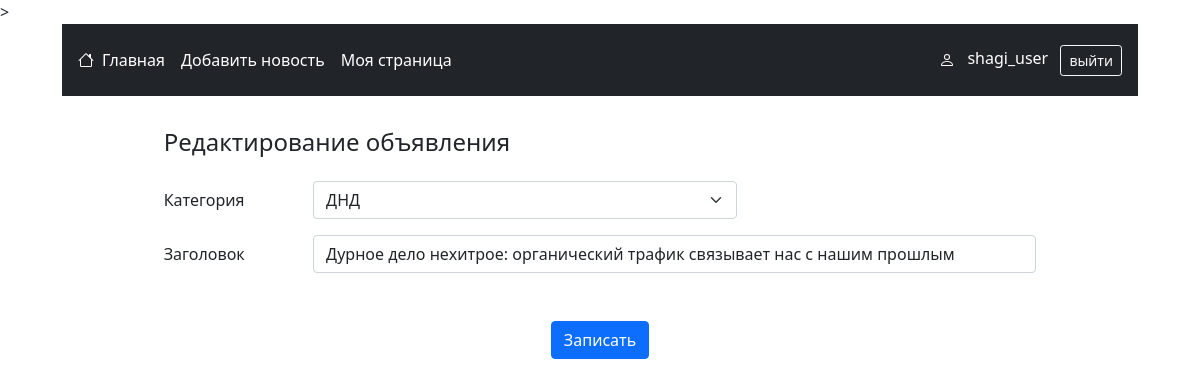
The app's page /update/14 (signed in) with its own data.
### advert/models.py (models this page shows, shortened)
class Advert(models.Model):
    category = models.CharField(choices=CATEGORY_CHOICES, max_length=50,
                                null=False, blank=False, verbose_name='Категория')
    title = models.CharField(max_length=255, null=False, blank=False,
                             verbose_name='Заголовок объявления')
    text = tinymce_models.HTMLField(max_length=4000, null=False, blank=False,
                                    verbose_name='Текст объявления')
    created_at = models.DateTimeField(auto_now_add=True,
                                      verbose_name='Время создания объявления')
    author = models.ForeignKey(User, on_delete=models.CASCADE, null=False,
                               blank=False, verbose_name='Автор объявления')
    class Meta:
        verbose_name = "Объявление"
        verbose_name_plural = "Объявления"
        ordering = ['-created_at']

### advert/views.py (the view)
# urls.py: path('update/<int:pk>', UpdateAdvert.as_view(), name = 'update_advert'),
class UpdateAdvert(EditAdvert, UserPassesTestMixin, UpdateView):
    extra_context = {'title': 'Редактирование объявления'}
    success_message = 'Объявление успешно изменено !'
    def get_object(self, **kwargs):
        return get_object_or_404(Advert, pk=self.kwargs.get('pk'))
    def test_func(self):
        return self.request.user == self.get_object().author

### advert/forms.py
class AdvertForm(forms.ModelForm):
    class Meta():
        model = Advert
        fields = ( 'category', 'title', 'text', 'author')
        widgets = {
            'category': forms.Select(attrs={'class': 'form-select'}),
            'title': forms.TextInput(attrs={'class': 'form-control', 'placeholder': "Введите заголовок новости ..."}),
            'text': TinyMCE(),
            'author': forms.HiddenInput(),
        }
    def __init__(self,  *args, author=None, **kwargs):
        super(AdvertForm, self).__init__(*args, **kwargs)
        if author:
            self.initial['author'] = author

### advert/templates/advert/edit_advert.html (shortened to what this page needs)
{% extends 'layout.html' %}
{% load static %}
{% block content %}
    <main class="container">
        <div class='row justify-content-center'>
            <form method="POST" class='col-md-10'>
                <h4 class="my-4">{{ title }}</h4>
                <div class="row mb-3">
                    <label class="col-sm-2 col-form-label">Категория</label>
                    <div class="col-sm-6">
                    {{ form.category }}
                    </div>
                </div>
                <div class="row mb-3">
                    <label class="col-sm-2 col-form-label">Заголовок</label>
                    <div class="col-sm-10">
                    {{ form.title }}
                    </div>
                </div>
                <div class="container mt-5 d-flex justify-content-center gap-2">
                    <button type="submit" class="btn btn-primary">Записать</button>
                </div>
            </form>
        </div>
    </main>
{% endblock content %}

### templates/layout.html (shortened to what this page needs)
<!doctype html>
<html lang="ru">
  <head>
    <link href="https://cdn.jsdelivr.net/npm/bootstrap@5.0.2/dist/css/bootstrap.min.css" rel="stylesheet">>
  </head>
  <body>
    <main class="container col-11">
        <nav class="navbar sticky-top p-3 bg-dark text-white">
          <div class="col col-lg-auto d-flex flex-wrap align-items-center justify-content-center justify-content-lg-start">
            <a href="/" class="d-flex align-items-center mb-2 mb-lg-0 text-white text-decoration-none">
            </a>
            <ul class="nav col-lg-auto me-lg-auto mb-2 justify-content-center mb-md-0">
              <li><a href="/" class="nav-link px-2 text-white">Главная</a></li>
              {% if request.user.is_authenticated %}
                <li><a href="{% url 'create_adver' %}" class="nav-link px-2 text-white">Добавить новость</a></li>
                <li><a href="{% url 'user_page' %}" class="nav-link px-2 text-white">Моя страница</a></li>
              {% endif %}
            </ul>
          </div>
          <div class='col-12 col-lg-auto text-center'>
            {% if request.user.is_authenticated %}
              <div>
                <span class='mx-2'>{{ request.user.username }}</span>
                <a href="/accounts/logout/" role="button" class="btn btn-outline-light btn-sm">выйти</a>
              </div>
            {% else %}
              <div class="col">
                <a href="/accounts/login/" role="button" class="btn btn-outline-light btn-sm mx-2">войти</a>
              </div>
            {% endif %}
          </div>
        </nav>
        {% block content %}
        {% endblock content %}
    </main>
  </body>
</html>

### records on screen
Advert: category "ДНД", title "Дурное дело нехитрое: органический трафик связывает нас с нашим прошлым"

### other values on screen
{{ request.user.username }} "shagi_user"
{{ title }} "Редактирование объявления"
